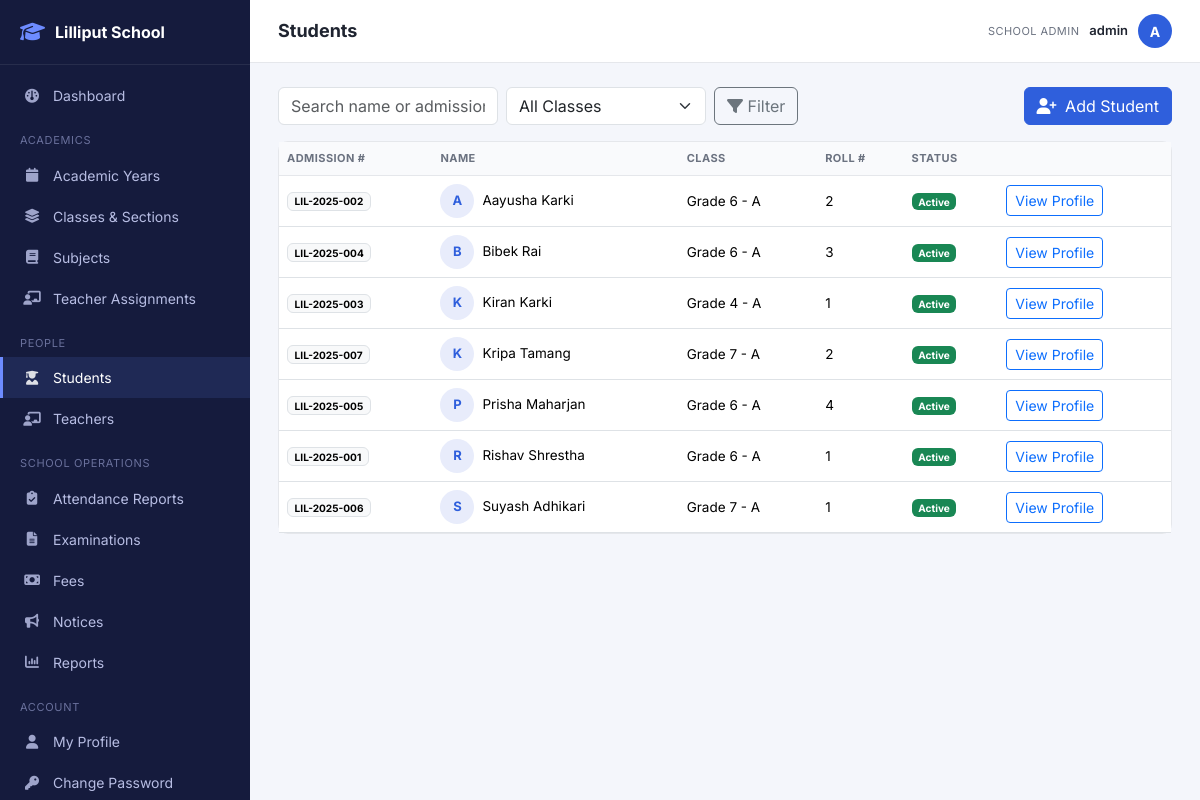
Screenshot of /admin/students.php (signed in) with the database file from the repository.
### tables this page shows
CREATE TABLE students (
    id INT AUTO_INCREMENT PRIMARY KEY,
    user_id INT NULL UNIQUE,                
    admission_number VARCHAR(30) NOT NULL UNIQUE,
    first_name VARCHAR(60) NOT NULL,
    middle_name VARCHAR(60) NULL,
    last_name VARCHAR(60) NOT NULL,
    dob DATE NULL,
    gender ENUM('male','female','other') NOT NULL,
    blood_group VARCHAR(5) NULL,
    photo VARCHAR(255) NULL,
    address VARCHAR(255) NULL,
    phone VARCHAR(20) NULL,
    email VARCHAR(120) NULL,
    emergency_contact_name VARCHAR(100) NULL,
    emergency_contact_relation VARCHAR(40) NULL,
    emergency_contact_phone VARCHAR(20) NULL,
    status ENUM('active','inactive','transferred','graduated','left') NOT NULL DEFAULT 'active',
    created_at DATETIME NOT NULL DEFAULT CURRENT_TIMESTAMP,
    FOREIGN KEY (user_id) REFERENCES users(id) ON DELETE SET NULL
);

CREATE TABLE classes (
    id INT AUTO_INCREMENT PRIMARY KEY,
    name VARCHAR(30) NOT NULL UNIQUE,
    sort_order INT NOT NULL DEFAULT 0
);

CREATE TABLE sections (
    id INT AUTO_INCREMENT PRIMARY KEY,
    name VARCHAR(10) NOT NULL UNIQUE
);

CREATE TABLE student_enrollments (
    id INT AUTO_INCREMENT PRIMARY KEY,
    student_id INT NOT NULL,
    academic_year_id INT NOT NULL,
    class_section_id INT NOT NULL,
    roll_number VARCHAR(10) NULL,
    admission_date DATE NULL,
    status ENUM('active','promoted','transferred','graduated','left') NOT NULL DEFAULT 'active',
    remarks VARCHAR(255) NULL,
    UNIQUE KEY uq_student_year (student_id, academic_year_id),
    FOREIGN KEY (student_id) REFERENCES students(id) ON DELETE CASCADE,
    FOREIGN KEY (academic_year_id) REFERENCES academic_years(id) ON DELETE CASCADE,
    FOREIGN KEY (class_section_id) REFERENCES class_sections(id) ON DELETE CASCADE
);

### config/app.php (called while the page is built)
<?php
return [
    'app_name'  => 'Lilliput School Management System',
    'base_url'  => '/lilliput-school',
    'upload_dir'=> __DIR__ . '/../assets/uploads',
    'upload_url'=> '/lilliput-school/assets/uploads',
    'session_name' => 'lilliput_session',
    'session_lifetime' => 3600,
];

### admin/students.php (the view, shortened to what this page needs)
<?php
$db = Database::connection();
$activeYear = $db->query("SELECT * FROM academic_years WHERE is_active=1 LIMIT 1")->fetch();
$search = trim($_GET['q'] ?? '');
$sql = "
    SELECT s.*, se.roll_number, c.name AS class_name, sec.name AS section_name, cs.id AS class_section_id
    FROM students s
    LEFT JOIN student_enrollments se ON se.student_id = s.id AND se.academic_year_id = :year_id
    LEFT JOIN class_sections cs ON se.class_section_id = cs.id
    LEFT JOIN classes c ON cs.class_id = c.id
    LEFT JOIN sections sec ON cs.section_id = sec.id
    WHERE 1=1
";
$params = ['year_id' => $activeYear['id'] ?? 0];
$sql .= " ORDER BY s.first_name";
$stmt = $db->prepare($sql);
$stmt->execute($params);
$students = $stmt->fetchAll();
include __DIR__ . '/../includes/layout_start.php';
?>
<div class="d-flex justify-content-between align-items-center mb-3 flex-wrap gap-2">
    <form class="d-flex gap-2 flex-wrap" method="get">
        <input type="text" name="q" class="form-control" style="width:220px" placeholder="Search name or admission #" value="<?= e($search) ?>">
        <select name="class_section_id" class="form-select" style="width:200px">
            <option value="0">All Classes</option>
        </select>
        <button class="btn btn-outline-secondary"><i class="fa-solid fa-filter"></i> Filter</button>
    </form>
    <a href="<?= base_url('admin/student_add.php') ?>" class="btn btn-primary"><i class="fa-solid fa-user-plus me-1"></i> Add Student</a>
</div>
<div class="card">
    <div class="table-responsive">
        <table class="table mb-0">
            <thead><tr><th>Admission #</th><th>Name</th><th>Class</th><th>Roll #</th><th>Status</th><th></th></tr></thead>
            <tbody>
            <?php foreach ($students as $s): ?>
                <tr>
                    <td><span class="badge text-bg-light border"><?= e($s['admission_number']) ?></span></td>
                    <td class="d-flex align-items-center gap-2">
                        <div class="avatar-sm"><?= e(strtoupper(substr($s['first_name'],0,1))) ?></div>
                        <?= e($s['first_name'] . ' ' . $s['last_name']) ?>
                    </td>
                    <td><?= $s['class_name'] ? e($s['class_name'] . ' - ' . $s['section_name']) : '<span class="text-muted">Not enrolled</span>' ?></td>
                    <td><?= e($s['roll_number'] ?? '-') ?></td>
                    <td><?= status_badge($s['status']) ?></td>
                    <td><a href="<?= base_url('admin/student_view.php?id=' . (int)$s['id']) ?>" class="btn btn-sm btn-outline-primary">View Profile</a></td>
                </tr>
            <?php endforeach; ?>
            </tbody>
        </table>
    </div>
</div>
<?php include __DIR__ . '/../includes/layout_end.php'; ?>

### core/helpers.php (shortened to what this page needs)
<?php
function e(?string $value): string
{
    return htmlspecialchars((string)($value ?? ''), ENT_QUOTES, 'UTF-8');
}
function base_url(string $path = ''): string
{
    static $cfg = null;
    if ($cfg === null) $cfg = require __DIR__ . '/../config/app.php';
    return rtrim($cfg['base_url'], '/') . '/' . ltrim($path, '/');
}
function status_badge(string $status): string
{
    $map = [
        'active' => 'success', 'present' => 'success', 'paid' => 'success', 'pass' => 'success',
        'inactive' => 'secondary', 'left' => 'secondary',
        'absent' => 'danger', 'unpaid' => 'danger', 'fail' => 'danger',
        'late' => 'warning', 'partial' => 'warning', 'pending' => 'warning',
        'transferred' => 'info', 'graduated' => 'primary',
        'submitted' => 'info', 'checked' => 'primary',
        'approved' => 'success', 'rejected' => 'danger',
        'upcoming' => 'info', 'ongoing' => 'warning', 'completed' => 'secondary', 'result_published' => 'success',
    ];
    $color = $map[$status] ?? 'secondary';
    return '<span class="badge text-bg-' . $color . '">' . e(ucfirst($status)) . '</span>';
}

### assets/css/style.css (style rules this page uses)
:root { --sidebar-width: 250px; --brand-color: #2f5fdc; --brand-color-dark: #1e3fa0; --bg-soft: #f4f6fb; --text-muted: #6b7280; --border-color: #e5e7eb; --radius: 10px; }
* { box-sizing: border-box; }
body { font-family: 'Inter', -apple-system, BlinkMacSystemFont, sans-serif; background: var(--bg-soft); color: #1f2430; margin: 0; }
.card { border: 1px solid var(--border-color); border-radius: var(--radius); }
.table { font-size: 13.5px; }
.table thead th { background: #f9fafc; text-transform: uppercase; font-size: 11px; letter-spacing: .04em; color: var(--text-muted); font-weight: 700; border-bottom: 1px solid var(--border-color); }
.table td { vertical-align: middle; }
.btn-primary { background: var(--brand-color); border-color: var(--brand-color); }
.avatar-sm { width: 34px; height: 34px; border-radius: 50%; background: #e8ecfb; color: var(--brand-color); display: flex; align-items: center; justify-content: center; font-weight: 700; font-size: 13px; }

### rows the page displays
students: admission_number "LIL-2025-002", first_name "A", first_name+last_name "Aayusha Karki", classes.name "Grade 6 - A", student_enrollments.roll_number "2", status "Active"
students: admission_number "LIL-2025-004", first_name "B", first_name+last_name "Bibek Rai", classes.name "Grade 6 - A", student_enrollments.roll_number "3", status "Active"
students: admission_number "LIL-2025-003", first_name "K", first_name+last_name "Kiran Karki", classes.name "Grade 4 - A", student_enrollments.roll_number "1", status "Active"
students: admission_number "LIL-2025-007", first_name "K", first_name+last_name "Kripa Tamang", classes.name "Grade 7 - A", student_enrollments.roll_number "2", status "Active"
students: admission_number "LIL-2025-005", first_name "P", first_name+last_name "Prisha Maharjan", classes.name "Grade 6 - A", student_enrollments.roll_number "4", status "Active"
students: admission_number "LIL-2025-001", first_name "R", first_name+last_name "Rishav Shrestha", classes.name "Grade 6 - A", student_enrollments.roll_number "1", status "Active"
students: admission_number "LIL-2025-006", first_name "S", first_name+last_name "Suyash Adhikari", classes.name "Grade 7 - A", student_enrollments.roll_number "1", status "Active"

### other values shown
$label "Dashboard Academic Years Classes & Sections Subjects Teacher Assignments Students Teachers Attendance Reports Examinations Fees Notices Reports My Profile Change Password"
$pageTitle "Students"
role_label(Auth::role()) "SCHOOL ADMIN"
Auth::username() "admin"
substr(Auth::username(), 0, 1) "A"
